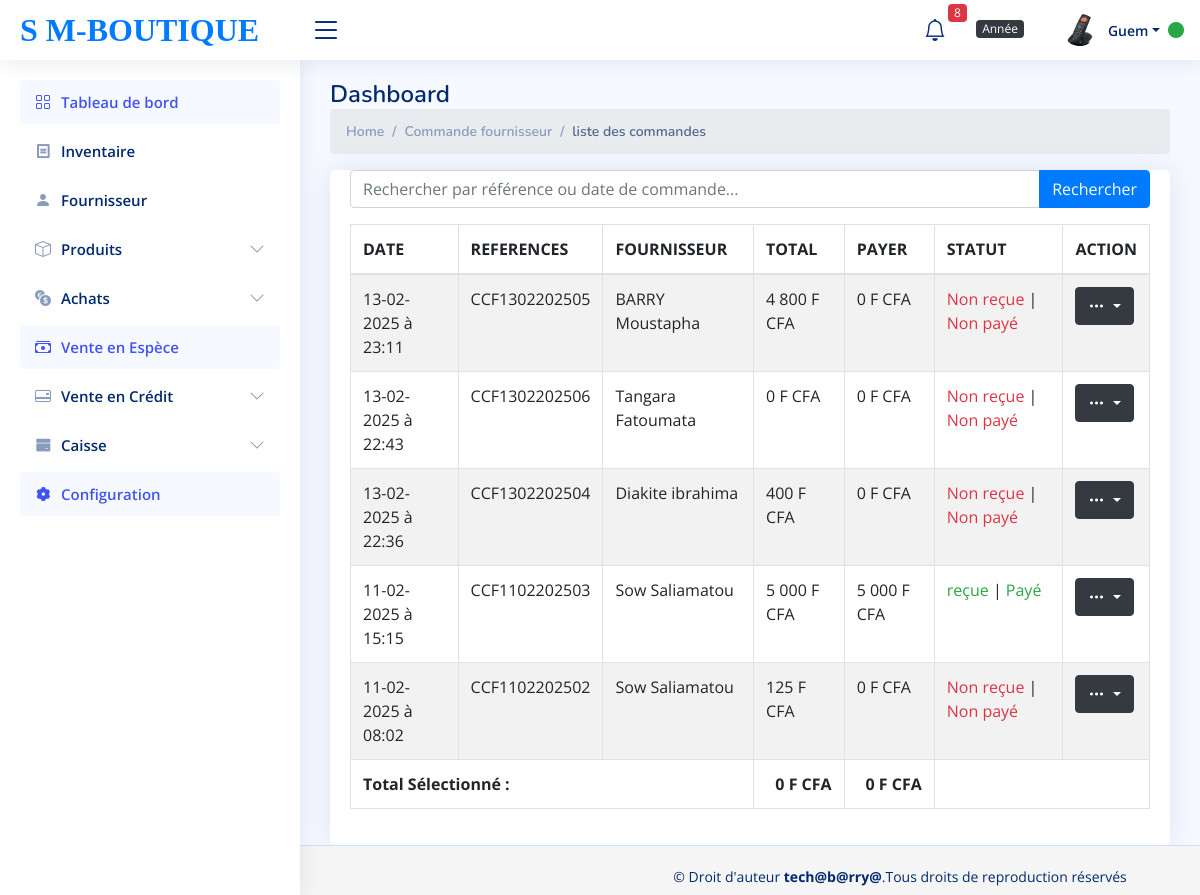
/liste_commande_four.php (signed in), run on the app's committed database.
### tables this page shows
CREATE TABLE `commande_fournisseur` (
  `id_commande_fournisseur` int(11) NOT NULL,
  `id_fournisseur` int(11) NOT NULL,
  `date_de_commande` datetime NOT NULL,
  `reference` varchar(255) NOT NULL,
  `total` int(255) DEFAULT NULL,
  `paie` int(11) NOT NULL DEFAULT 0,
  `id_utilisateur` int(11) NOT NULL
);

CREATE TABLE `fournisseur` (
  `id_fournisseur` int(11) NOT NULL,
  `prenom_fournisseur` varchar(30) DEFAULT NULL,
  `nom_fournisseur` varchar(30) DEFAULT NULL,
  `contact_fournisseur` int(15) DEFAULT NULL,
  `ville_fournisseur` varchar(30) DEFAULT NULL
);

### liste_commande_four.php (called while the page is built, shortened)
<?php
require_once('autoload.php');
$liste_cmnd_fou = new CommandeFour();
$liste_commandes_recentes = $liste_cmnd_fou->listRecentCommands(5);
 require_once('view/liste_commande_four.view.php') ;
  ?>

### classes/Fonction.php (called while the page is built, shortened)
<?php
class Fonction{
        public function database(){
            $this->DB_HOST="127.0.0.1";
            $this->DB_NAME="db_supermarche";
            $this->DB_USERNAME="root";
            $this->DB_PASSWORD='';
             $bdd=new PDO("mysql:host=".$this->DB_HOST.";dbname=". $this->DB_NAME,
            $this->DB_USERNAME  ,$this->DB_PASSWORD);
            return $bdd;
        }
    public function recuperation_fonction_tri($select_partie, $tables, $data = [], $all = null){
        $bdd = $this->database();
        $requete = "SELECT $select_partie FROM $tables";
        $monFetch = $bdd->prepare($requete);
        $monFetch->execute($data);
        if(isset($all) && in_array(strtolower($all), ["all", "al"])) {
            return $monFetch->fetchAll(PDO::FETCH_OBJ);
        } else {
            return $monFetch->fetch(PDO::FETCH_OBJ);
        }
    }
}

### classes/CommandeFour.php (called while the page is built, shortened)
<?php
class CommandeFour extends Fonction {
    public function listRecentCommands($limit) {
        return $this->recuperation_fonction_tri("*", "commande_fournisseur JOIN fournisseur ON fournisseur.id_fournisseur=commande_fournisseur.id_fournisseur ORDER BY date_de_commande DESC LIMIT $limit", [], "all");
    }
}
?>

### view/liste_commande_four.view.php (the view, shortened to what this page needs)
<?php require_once('partials/header.php') ?>
<?php require_once('partials/sidebar.php')?>
<?php require_once('partials/navbar.php')?>
<html>
<body>
    <main id="main" class="main">
        <div class="pagetitle">
            <h1>Dashboard</h1>
            <nav>
                <ol class="breadcrumb">
                    <li class="breadcrumb-item"><a href="index1.php">Home</a></li>
                    <li class="breadcrumb-item">Commande fournisseur</li>
                    <li class="breadcrumb-item active">liste des commandes</li>
                </ol>
            </nav>
        </div>
        <section class="section">
            <div class="row">
                <div class="col-lg-12">
                    <div class="card">
                        <div class="card-body">
                            <form action="" method="POST" class="mb-3" onsubmit="hideMainTable(event)">
                                <div class="input-group">
                                    <input type="text" name="search" class="form-control" placeholder="Rechercher par référence ou date de commande..." onclick="hideMainTableOnFocus()">
                                    <button type="submit" class="btn btn-primary">Rechercher</button>
                                </div>
                            </form>
                            <table class="table  table-bordered table-striped search-table" id="main-table">
                                <thead>
                                    <tr>
                                        <th>DATE</th>
                                        <th>REFERENCES</th>
                                        <th>FOURNISSEUR</th>
                                        <th>TOTAL</th>
                                        <th>PAYER</th>
                                        <th>STATUT</th>
                                        <th width='3%'>ACTION</th>
                                    </tr>
                                </thead>
                                <tbody>
                                    <?php
                                    foreach ($liste_commandes_recentes as $affiche) {
                                        $somme_qte = $bdd->prepare("SELECT SUM(quantite) as qte FROM ligne_commande
                                            WHERE id_commande_fournisseur=?");
                                        $somme_qte->execute([$affiche->id_commande_fournisseur]);
                                        $ro = $somme_qte->fetch(PDO::FETCH_ASSOC);
                                        $somme = $ro['qte'];
                                        $somme_qte_liv = $bdd->prepare("SELECT SUM(qte_livre) as qli FROM ligne_commande
                                            WHERE id_commande_fournisseur=?");
                                        $somme_qte_liv->execute([$affiche->id_commande_fournisseur]);
                                        $row = $somme_qte_liv->fetch(PDO::FETCH_ASSOC);
                                        $som = $row['qli'];
                                    ?>
                                        <tr class="selectable-row">
                                            <td><?= date_format(date_create($affiche->date_de_commande), 'd-m-Y à H:i') ?></td>
                                            <td><?= $affiche->reference ?></td>
                                            <td><?= $affiche->nom_fournisseur ?> <?= $affiche->prenom_fournisseur ?></td>
                                            <td class="total"><?= number_format($affiche->total, 0, ',', ' ') ?> F CFA</td>
                                            <td class="paie"><?= number_format($affiche->paie, 0, ',', ' ') ?> F CFA</td>
                                            <td>
                                                <?php
                                                if ($som == 0) {
                                                    echo " <span class='text-danger'> Non reçue </span>";
                                                } elseif ($somme > $som && $som > 0) {
                                                    echo " <span class='text-info'> Reception partielle </span>";
                                                } else {
                                                    echo "<span class='text-success'> reçue </span>";
                                                }
                                                echo "|";
                                                if ($affiche->paie == 0) {
                                                    echo "<span class='text-danger'> Non payé </span>";
                                                } elseif ($affiche->total > $affiche->paie && $affiche->paie > 0) {
                                                    echo "<span class='text-info'> Payé partiellement </span>";
                                                } else {
                                                    echo "<span class='text-success'> Payé </span>";
                                                }
                                                ?>
                                            </td>
                                            <td scope="col">
                                                <div class="dropdown">
                                                    <button class="btn btn-dark dropdown-toggle" type="button" id="dropdownMenuButton" data-bs-toggle="dropdown" aria-haspopup="true" aria-expanded="false">
                                                        <i class="bi bi-three-dots text-center"></i>
                                                    </button>
                                                </div>
                                            </td>
                                        </tr>
                                    <?php } ?>
                                </tbody>
                                <tfoot>
                                    <tr>
                                        <th colspan="3" class="text-left">Total Sélectionné :</th>
                                        <th id="selected-total" class="text-right">0 F CFA</th>
                                        <th id="selected-paie" class="text-right">0 F CFA</th>
                                    </tr>
                                </tfoot>
                            </table>
                        </div>
                    </div>
                </div>
            </div>
        </section>
    </main>
                <footer class="footer">
                    <?php require_once('partials/foot.php') ?>
                </footer>
</body>
</html>

### assets/css/style.css (style rules this page uses)
:root { scroll-behavior: smooth; }
body { font-family: "Open Sans", sans-serif; background: #f6f9ff; color: #444444; }
a { color: #4154f1; text-decoration: none; }
h1, h2, h3, h4, h5, h6 { font-family: "Nunito", sans-serif; }
#main { margin-top: 60px; padding: 20px 30px; transition: all 0.3s; }
.pagetitle { margin-bottom: 10px; }
.pagetitle h1 { font-size: 24px; margin-bottom: 0; font-weight: 600; color: #012970; }
.card { margin-bottom: 30px; border: none; border-radius: 5px; box-shadow: 0px 0 30px rgba(1, 41, 112, 0.1); }
.card-body { padding: 0 20px 20px 20px; }
.breadcrumb { font-size: 14px; font-family: "Nunito", sans-serif; color: #899bbd; font-weight: 600; }
.breadcrumb a { color: #899bbd; transition: 0.3s; }
.breadcrumb .breadcrumb-item::before { color: #899bbd; }
.breadcrumb .active { color: #51678f; font-weight: 600; }
@media (min-width: 1200px) { #main, #footer { margin-left: 300px; } }
.footer { padding: 20px 0; font-size: 14px; transition: all 0.3s; border-top: 1px solid #cddfff; }

### view/liste_commande_four.view.php (style rules this page uses)
.footer { position: fixed; bottom: 0; width: 100%; height: 50px; background-color: #f5f5f5; }

### data on the page
commande_fournisseur: date_de_commande "13-02-2025 à 23:11", reference "CCF1302202505", id_fournisseur.nom_fournisseur "BARRY", id_fournisseur.prenom_fournisseur "Moustapha", total "4 800", paie "0", shows "Non reçue", shows "Non payé"
commande_fournisseur: date_de_commande "13-02-2025 à 22:43", reference "CCF1302202506", id_fournisseur.nom_fournisseur "Tangara", id_fournisseur.prenom_fournisseur "Fatoumata", total "0", paie "0", shows "Non reçue", shows "Non payé"
commande_fournisseur: date_de_commande "13-02-2025 à 22:36", reference "CCF1302202504", id_fournisseur.nom_fournisseur "Diakite", id_fournisseur.prenom_fournisseur "ibrahima", total "400", paie "0", shows "Non reçue", shows "Non payé"
commande_fournisseur: date_de_commande "11-02-2025 à 15:15", reference "CCF1102202503", id_fournisseur.nom_fournisseur "Sow", id_fournisseur.prenom_fournisseur "Saliamatou", total "5 000", paie "5 000", shows "reçue", shows "Payé"
commande_fournisseur: date_de_commande "11-02-2025 à 08:02", reference "CCF1102202502", id_fournisseur.nom_fournisseur "Sow", id_fournisseur.prenom_fournisseur "Saliamatou", total "125", paie "0", shows "Non reçue", shows "Non payé"

### other printed values
$stock_alerte "8"
$_SESSION['nom_utilisateur'] "Guem"
